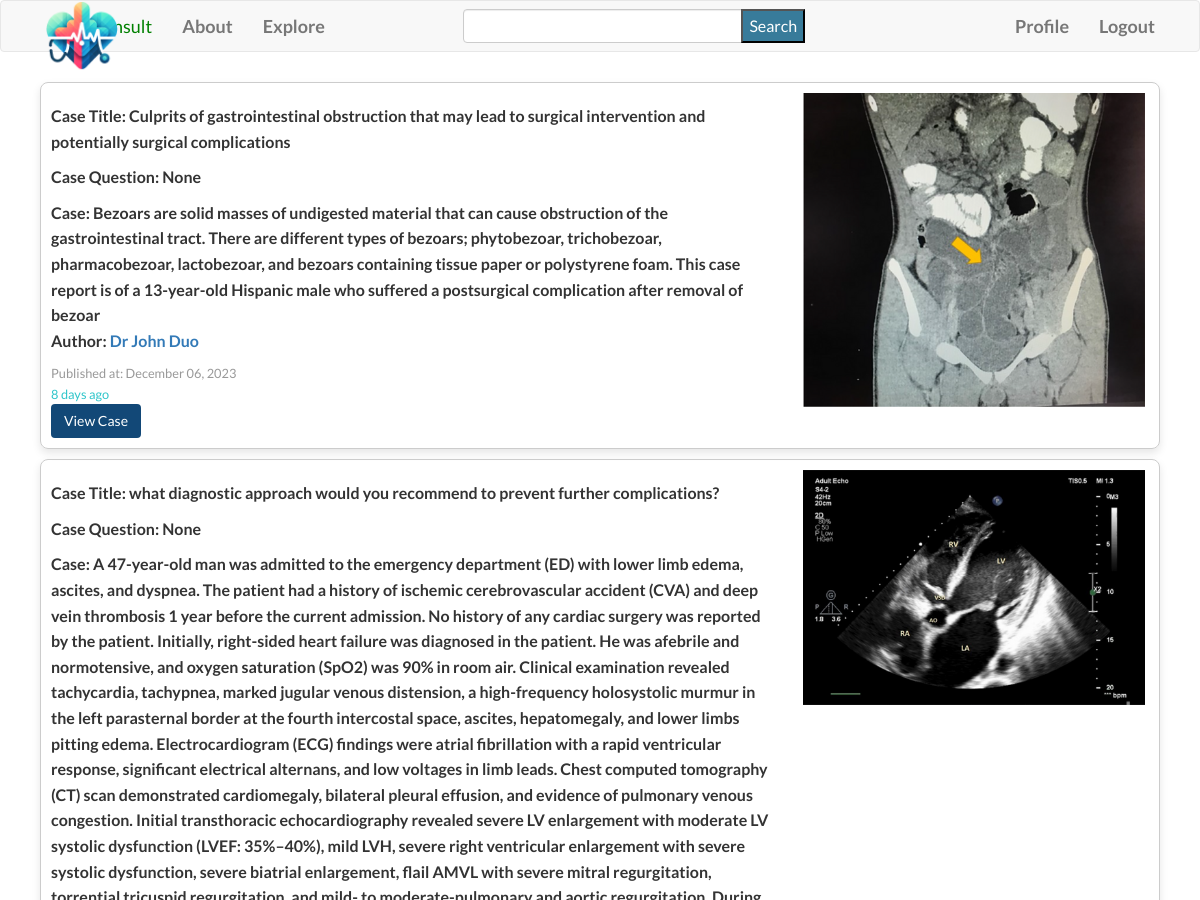
Page /explore (signed in, upper part) on the earlier database version.
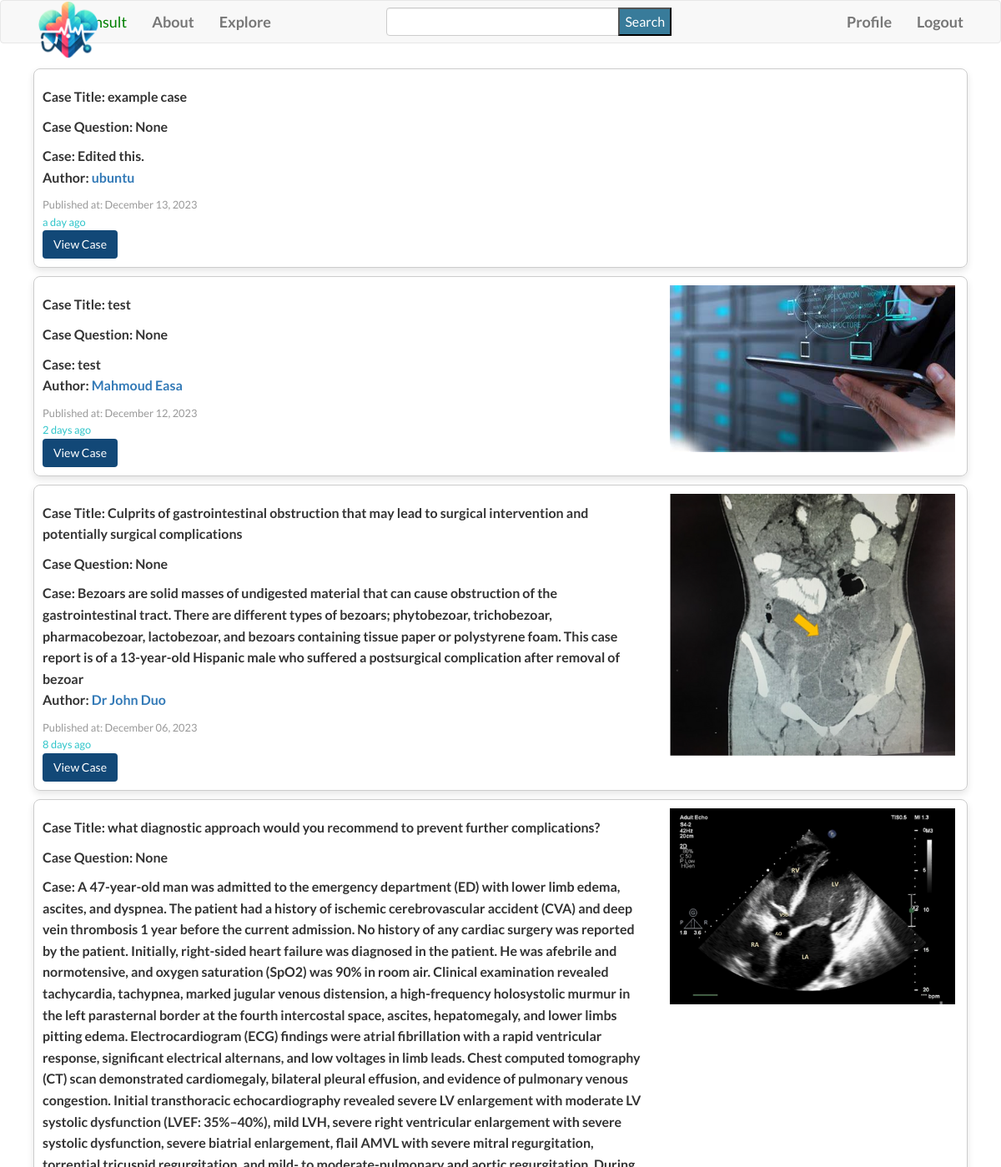
Same page on the later database version.
### app/models.py (models this page shows, shortened)
class Case(db.Model):
    id = db.Column(db.Integer, primary_key=True)
    title = db.Column(db.String(140))
    question = db.Column(db.String(140))
    patient_age = db.Column(db.String(20))
    patient_sex = db.Column(db.String(10))
    chief_complaint = db.Column(db.Text)
    medical_history = db.Column(db.Text)
    current_medications = db.Column(db.Text)
    image_files = db.Column(db.String(255))  # Store file paths for images
    lab_files = db.Column(db.String(255))  # Store file paths for lab files
    timestamp = db.Column(db.DateTime, index=True, default=datetime.utcnow)
    user_id = db.Column(db.Integer, db.ForeignKey('user.id'))
    comments = db.relationship('Comment', backref='case', lazy='dynamic')

class User(UserMixin,db.Model):
    id = db.Column(db.Integer, primary_key=True)
    username = db.Column(db.String(65), index=True, unique=True)
    email = db.Column(db.String(120), index=True, unique=True)
    password_hash = db.Column(db.String(128))
    bio = db.Column(db.String(200))
    medical_degree = db.Column(db.String(100))
    speciality = db.Column(db.String(100))
    licenses = db.Column(db.String(200))
    last_seen = db.Column(db.DateTime, default=datetime.utcnow)
    cases = db.relationship('Case', backref='author', lazy="dynamic")
    followed = db.relationship(
        'User',
        secondary=followers,
        primaryjoin=(followers.c.follower_id == id),
        secondaryjoin=(followers.c.followed_id == id),
        backref=db.backref('followers',lazy='dynamic'),
        lazy='dynamic'
        )
    comments= db.relationship('Comment', backref='author', lazy='dynamic')

### app/routes.py (the view)
@app.route('/explore')
@login_required
def explore():
    page = request.args.get('page', 1, type=int)
    cases = Case.query.order_by(Case.timestamp.desc()).paginate(page=page, per_page=app.config['CASES_PER_PAGE'], error_out=False)
    return render_template('explore.html', title='Explore', cases=cases.items)

### forms.py
class SearchForm(FlaskForm):
    query = StringField('Query', validators=[DataRequired()])
    submit = SubmitField('Search')

### app/routes.py (called while the page is built)
@login.user_loader
def load_user(id):
    return User.query.get(int(id))

@app.before_request
def before_request():
    g.search_form = SearchForm()
    if current_user.is_authenticated:
        current_user.last_seen = datetime.utcnow()
        db.session.commit()

@app.context_processor
def inject_search_form():
    return {'search_form': SearchForm()}

### app/templates/explore.html
{% extends "base.html" %}
{% import 'bootstrap/wtf.html' as wtf %}
{% block head %}
    {{ super() }}
    <link rel="stylesheet" href="{{ url_for('static', filename='css/explore.css') }}">
{% endblock %}
{% block app_content %}
{% for case in cases %}
<div class="case-block">
    <div class="row">
        <div class="col-md-8">
            <p class="case-title">Case Title: <b>{{ case.title }}</b></p>
            <p class="case-title">Case Question: <b>{{ case.question }}</b></p>
            <p class="case-complaint">Case: {{ case.chief_complaint }}</p>
            <p class="case-author">
                <span>Author:
                    <a href="{{ url_for('user', username=case.author.username) }}">  {{ case.author.username if case.author }} </a>
                </span>
            </p>
            <p class="case-date">Published at:
                {{ (case.timestamp.strftime('%B %d, %Y')) }} <br>
                <span style="color:#2FC5CA">
                    {{ moment(case.timestamp).fromNow() }}
                </span>
            </p>
            <p class="case-link">
                <a class="btn" style="background-color:#124877;" href="{{ url_for('show_case', case_id=case.id) }}">View Case</a>
            </p>
        </div>
        <div class="col-md-4">
            {% if case.image_files %}
                <img class="preview" src="{{ url_for('static', filename=case.image_files.split(',')[0]) }}" >
            {% endif %}
        </div>
    </div>
</div>
{% endfor %}
{% endblock %}

### app/templates/base.html (shortened to what this page needs)
{% extends 'bootstrap/base.html' %}
{% block head %}
    {{ super() }}
    <link rel="stylesheet" href="{{ url_for('static', filename='css/base.css') }}">
    <link rel="stylesheet" href="https://cdnjs.cloudflare.com/ajax/libs/font-awesome/5.15.3/css/all.min.css">
{% endblock %}
{% block navbar %}
    <nav class="navbar navbar-default">
        <div class="container">
            <div class="navbar-header">
                <a  href="{{ url_for('index') }}">
                    <img id="logo" src="{{ url_for('static', filename='images/mediconsult_.png') }}">
                </a>
                <a class="navbar-brand" href="{{ url_for('index') }}" style="color:green; margin-left:5px">MediConsult</a>            </div>
                <div class="collapse navbar-collapse" id="bs-example-navbar-collapse-1">
                <ul class="nav navbar-nav">
                    <li><a href="{{ url_for('about') }}">About</a></li>
                    <li><a href="{{ url_for('explore') }}">Explore</a></li>
                </ul>
                <div class="search_form">
                    <form method="GET" action="/search">
                        {{ g.search_form.query(class='form-control') }}
                        {{ g.search_form.submit(id="search_submit") }}
                    </form>
                </div>
                <ul class="nav navbar-nav navbar-right">
                    {% if current_user.is_anonymous %}
                    <li><a href="{{ url_for('login') }}">Login</a></li>
                    {% else %}
                    <li><a href="{{ url_for('user', username=current_user.username) }}">Profile</a></li>
                    <li><a href="{{ url_for('logout') }}">Logout</a></li>
                    {% endif %}
                </ul>
            </div>
        </div>
    </nav>
{% endblock %}
{% block content %}
    <div class="container">
        {% block app_content %}{% endblock %}
    </div>
{% endblock %}

### app/static/css/base.css (style rules this page uses)
body, ul, li, p { margin: 0; padding: 0; }
body { margin: 0 !important; padding: 0; font-family: 'Lato', sans-serif; line-height: 1.6; font-size: 16px; min-height: 100vh; overflow-x: hidden; padding-bottom: 60px; }
a { text-decoration: none; }
.navbar-collapse { position: relative; z-index: 1000; }
.row { display: flex; flex-wrap: wrap; }
#logo { width: 10%; position: absolute; top: -24px; left: 20px; margin-right: 3px; z-index: 10; }
.navbar-brand { margin-left: 3px; }
nav li a { font-weight: 600; font-size: 18px; }
li { list-style-type: none; }
.search_form { position: absolute; left: 38%; top: 16%; width: 30%; }
#search_submit { position: absolute; top: 0; right: 0; background-color: #387B9A; height: 100%; color: white; }

### app/static/css/explore.css (style rules this page uses)
.case-block { border: 1px solid #ccc; border-radius: 8px; padding: 10px; margin: 10px; box-shadow: 0 4px 8px rgba(0, 0, 0, 0.1); }
.case-author { font-weight: bold; color: #333; }
.case-title { font-weight: bold; color: #333; margin-top: 10px; }
.case-complaint { margin-top: 10px; font-weight: bold; color: #333; }
.case-date { font-size: 0.8em; color: #999; margin-top: 10px; }
.case-link a { color: white; text-decoration: none; }
.preview { height: auto; width: 20%; min-height: 200px; min-width: 342px; }

Differences in the rows shown:
added Case: title "example case", question "None", chief_complaint "Edited this.", author "ubuntu", timestamp "December 13, 2023", timestamp "a day ago"
added Case: title "test", question "None", chief_complaint "test", author "Mahmoud Easa", timestamp "December 12, 2023", timestamp "2 days ago", image_files (picture)
